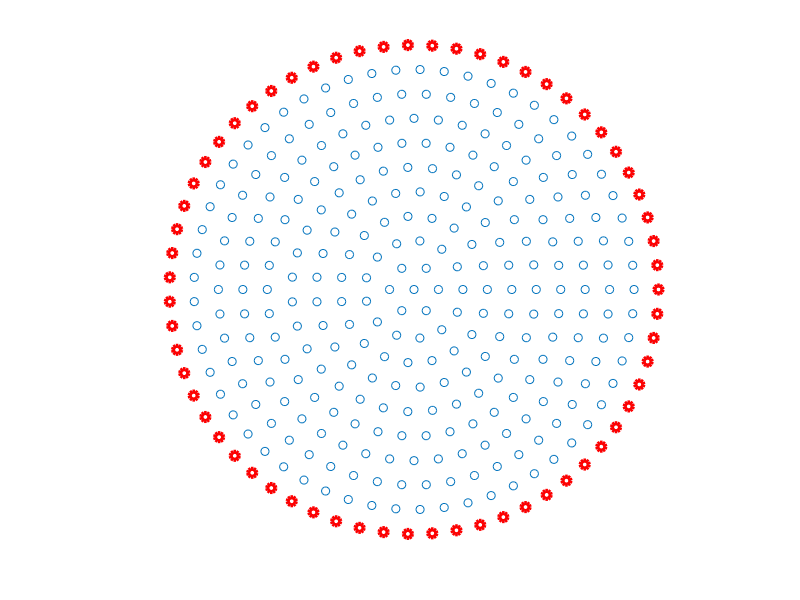

This chart was generated by the following MATLAB code: (Note: this script raises an error after producing the figure.)
function MAIN
tic
a = 10;              %%% radius of the disk nondimensionalized by the Saffman length
s= 0.1 * a;          %%% spacing between neighboring blobs
epsilon = s/8;       %%% radius of the blob
NR = floor(a/s) + 1;  %%% number of layers along radial direction (+1 b/c of one blob that sits in the center)
B1 = 0.1;            %%% tangential velocity strength (streaming)
B2 = 0;   

%%% floor rounds the number to the nearest integer less or equal to that number

BlobsPerLayer = zeros([1, length(NR)]);

BlobsPerLayer(1) = 1; %%% one blob in the center of the circle
Nblobs = 1;
for i = 2: NR
    BlobsPerLayer(i) = round( 2 * pi * (i - 1) ); 
    Nblobs = Nblobs + BlobsPerLayer(i);
end

Nblobs; %%% total number of blobs 
NRim = BlobsPerLayer(NR)  %%% number of blobs in the outermost layer

%%% we need to find the coordinates of the blobs
xcoord = zeros([1, Nblobs]);
ycoord = xcoord;

xcoord(1)=0; %%% blob in the center of the circle
ycoord(1)=0; %%% blob in the center of the circle

index = 2;
for i=2:NR
    for j=1:BlobsPerLayer(i)
        delta_phi = 2*pi/BlobsPerLayer(i);
        xcoord(index) = (i-1) * s * cos((j-1) * delta_phi); 
        ycoord(index) = (i-1) * s * sin((j-1) * delta_phi);
        index = index + 1;
    end
end

figure(1)
plot(xcoord, ycoord, 'o')
daspect([1,1,1])
hold on
plot(xcoord(Nblobs - NRim + 1:end), ycoord(Nblobs - NRim + 1:end), 'ro', 'LineWidth', 3)
axis off
hold off



%%% prescribe tangential velocity on the rim of the disk (only)
VRimTheta = zeros([NRim, 1]); %%% tangential velocity at the rim of the disk
VxRim = zeros([NRim, 1]);     %%% x-compnent of tangential velocity at the rim
VyRim = zeros([NRim, 1]);     %%% y-compnent of tangential velocity at the rim

for i=1:NRim
    angle = (i-1) * 2 * pi/NRim;
    VRimTheta(i) = B1 * sin(angle) + B2 * sin(2 * angle);
    VxRim(i) = -VRimTheta(i) * sin(angle); 
    VyRim(i) = VRimTheta(i) * cos(angle);
end

       
%%% we use Levine and McKintosh response function
%%% v_\alpha = \alpha_{\alpha\beta} f_\beta
%%% in the code the response function is non-dimensionalized by multiplying
%%% it by 4\pi\eta h, where \eta is (3D) viscosity of the membrane and h is
%%% the thickness of the membrane: \tilde\alpha_\alpha\beta = alpha_\alpha\beta * 4\pi \eta h 
%%% Thus, in the code we actually use v_\alpha = \tilde\alpha_{\alpha\beta}
%%% * \tilde{f}_\beta, with \tilde{f}_\beta= \equiv f_\beta/ (4\pi\eta h),
%%% and \tilde{f}_\beta has units of m/s.


%%% Working in the lab frame we compute the forces on the squirmer as well
%%% as the translational velocity Ux and Uy 


[fx, fy, Ux, Uy] = ...
    solve_U_disk(xcoord, ycoord, epsilon, VxRim, VyRim, NRim);
       
 FxNet = sum(fx) %%% x-component of net force on squirmer
 FyNet = sum(fy) %%% y-component of net force on squirmer

 Ux;
 Uy;
     
speed = Ux/(B1/2)   %%%% swimming velocity non-dimensionalized by B1/2

%% plot the forces in the outer layer of the disk
% AnglesRim = zeros([1, NRim]);
% for i = 1:NRim
%     AnglesRim(i) = (i-1) * 2 * pi/NRim;
% end
% 
% figure(4)
% plot(AnglesRim, fx(Nblobs - NRim + 1:end), 'ro', 'LineWidth', 3)
% hold on
% plot(AnglesRim, fy(Nblobs - NRim + 1:end), 'bo', 'LineWidth', 3)
% hold off

%% plot the vector field in different inner layers
% for j = 1:NR-1 %%% all inner layers
%     NLayer = j; %%% layer number for which we'd like to plot the forces
%     AnglesLayer = zeros([1, BlobsPerLayer(NLayer)]);
%     for i = 1:BlobsPerLayer(NLayer)
%         AnglesLayer(i) = (i-1) * 2 * pi/BlobsPerLayer(NLayer);
%     end
%     %%% 
%     start = 0;
%     for i = 1: NLayer - 1
%         start = start + BlobsPerLayer(i);    
%     end
%     finish = start + BlobsPerLayer(NLayer);
% 
%     BlobsPerLayer(NLayer)
%     length(fx(start+1:finish))
% 
%     figure(j)
%     plot(AnglesLayer, fx(start+1 : finish), 'ro', 'LineWidth', 3)
%     hold all
%     plot(AnglesLayer, fy(start+1:finish), 'bo', 'LineWidth', 3)
%     hold off
%     
% end

%% Plot vector field   
 figure(3)
 rectangle('Position',[-a, -a, 2*a, 2*a],...
           'Curvature',[1,1],...
           'LineWidth', 2, 'LineStyle', '-', 'EdgeColor', 'r')
 daspect([1,1,1])
 hold on

x = [-2 * a :  0.15 * a : 2 * a]';  %%% make a column
y =  -2 * a :  0.15 * a : 2 * a;    %%% make a row

X = repmat(x, [1,length(y)]);   %%% form a matrix 
Y = repmat(y, [length(x), 1]);  %%% form a matrix

VX = VX_FIELD_DISK(fx, fy, xcoord, ycoord, epsilon,  x, y);
VY = VY_FIELD_DISK(fx, fy, xcoord, ycoord, epsilon,  x, y);

figure(3)
quiver(X, Y, VX, VY, 'b')
hold off

%%% Plot fluid velocity along phi=0 direction
span_r = linspace(0, 3*a, 30);
  
 vx = zeros([1,length(span_r)]);
 vy = zeros([1,length(span_r)]);
 x=vx;
 y=vx;
 phi=0;  %%% choose direction along the direction of net motion
for i=1:length(span_r) 
         x(i) = span_r(i) * cos(phi);
         y(i) = span_r(i) * sin(phi);
         vx(i) = VX_FIELD_DISK(fx, fy, xcoord, ycoord, epsilon,  x(i), y(i));
         vy(i) = VY_FIELD_DISK(fx, fy, xcoord, ycoord, epsilon,  x(i), y(i));    
end

figure(2)
plot(span_r/a, vx/(B1/2), 'ro', 'LineWidth', 3)
hold on
plot(span_r/a, vy, 'bo', 'LineWidth', 3)
hold off
% toc
end